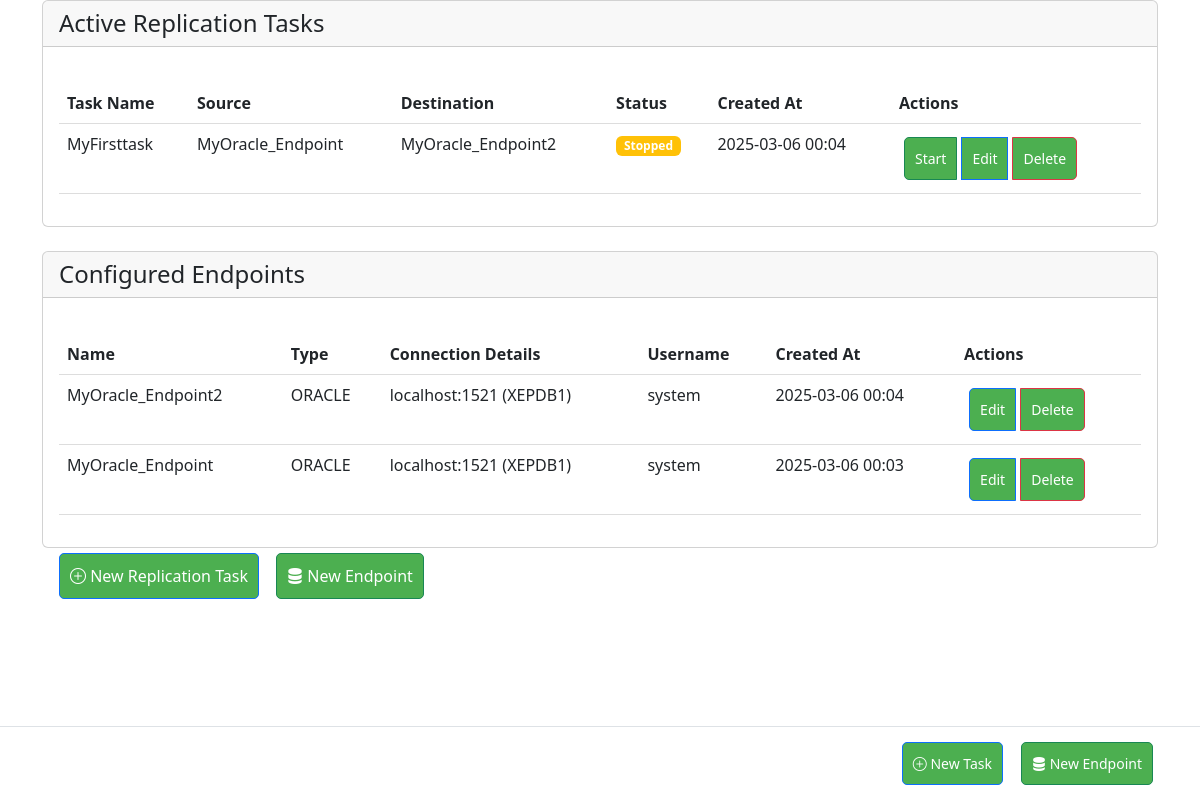
The page / on the database its author committed.
### app/models/task.py (models this page shows, shortened)
class ReplicationTask(db.Model):
    __tablename__ = 'replication_task'
    id = db.Column(db.Integer, primary_key=True)
    name = db.Column(db.String(120), unique=True, nullable=False)
    source_id = db.Column(db.Integer, db.ForeignKey('endpoint.id'), nullable=False)
    destination_id = db.Column(db.Integer, db.ForeignKey('endpoint.id'), nullable=False)
    tables = db.Column(db.JSON)
    cdc_type = db.Column(db.String(20))
    cdc_config = db.Column(db.JSON)
    status = db.Column(db.String(20), default='stopped')
    options = db.Column(db.JSON)
    last_position = db.Column(db.JSON)
    created_at = db.Column(db.DateTime, default=db.func.now())
    tables = db.Column(db.JSON)  # Store selected tables
    initial_load = db.Column(db.Boolean, default=False)
    create_tables = db.Column(db.Boolean, default=True)
    replication_mode = db.Column(db.String(20), default='full')  # full/partial
    source = db.relationship('Endpoint', foreign_keys=[source_id], backref='source_tasks')
    destination = db.relationship('Endpoint', foreign_keys=[destination_id], backref='destination_tasks')

### app/models/endpoint.py (models this page shows, shortened)
class Endpoint(db.Model):
    id = db.Column(db.Integer, primary_key=True)
    name = db.Column(db.String(100), unique=True, nullable=False)
    type = db.Column(db.String(20), nullable=False)
    username = db.Column(db.String(50))  # Add this
    password = db.Column(db.String(100))  # Add this
    host = db.Column(db.String(120))
    port = db.Column(db.Integer)
    service_name = db.Column(db.String(50))
    dataset = db.Column(db.String(100))
    credentials_json = db.Column(db.Text)
    database = db.Column(db.String(100))
    created_at = db.Column(db.DateTime, default=datetime.utcnow)

### app/web/routes.py (the view)
@bp.route('/')
def dashboard():
    page = request.args.get('page', 1, type=int)
    per_page = 10
    tasks = ReplicationTask.query.order_by(ReplicationTask.created_at.desc()).all()
    endpoints = Endpoint.query.order_by(Endpoint.created_at.desc()).all()
    return render_template('dashboard.html',
                           tasks=tasks,
                           endpoints=endpoints)

### app/web/templates/dashboard.html (shortened to what this page needs)
{% extends "base.html" %}
{% block content %}
    <div class="card mb-4">
        <div class="card-header">
            <h4 class="mb-0">Active Replication Tasks</h4>
        </div>
        <div class="card-body">
            <table class="table table-hover">
                <thead>
                    <tr>
                        <th>Task Name</th>
                        <th>Source</th>
                        <th>Destination</th>
                        <th>Status</th>
                        <th>Created At</th>
                        <th>Actions</th>
                    </tr>
                </thead>
                <tbody>
                    {% for task in tasks %}
                    <tr>
                        <td>{{ task.name }}</td>
                        <td>{{ task.source.name }}</td>
                        <td>{{ task.destination.name }}</td>
                        <td>
                            <span class="badge bg-{{ 'success' if task.status == 'running' else 'warning' }}">
                                {{ task.status|capitalize }}
                            </span>
                        </td>
                        <td>{{ task.created_at.strftime('%Y-%m-%d %H:%M') }}</td>
                        <td>
                            <div class="btn-group">
                                <a href="{{ url_for('web.control_task', task_id=task.id, action='start') }}"
                                   class="btn btn-sm btn-success">Start</a>
                                <a href="{{ url_for('web.edit_task', task_id=task.id) }}"
                                   class="btn btn-sm btn-primary">Edit</a>
                                <a href="{{ url_for('web.delete_task', task_id=task.id) }}"
                                   class="btn btn-sm btn-danger"
                                   onclick="return confirm('Delete this task?')">Delete</a>
                            </div>
                        </td>
                    </tr>
                    {% else %}
                    <tr>
                        <td colspan="6" class="text-center">No active replication tasks</td>
                    </tr>
                    {% endfor %}
                </tbody>
            </table>
        </div>
    </div>
    <div class="card">
        <div class="card-header">
            <h4 class="mb-0">Configured Endpoints</h4>
        </div>
        <div class="card-body">
            <table class="table table-hover">
                <thead>
                    <tr>
                        <th>Name</th>
                        <th>Type</th>
                        <th>Connection Details</th>
                        <th>Username</th>
                        <th>Created At</th>
                        <th>Actions</th>
                    </tr>
                </thead>
                <tbody>
                    {% for endpoint in endpoints %}
                    <tr>
                        <td>{{ endpoint.name }}</td>
                        <td>{{ endpoint.type|upper }}</td>
                        <td>
                            {% if endpoint.type == 'oracle' %}
                                {{ endpoint.host }}:{{ endpoint.port }} ({{ endpoint.service_name }})
                            {% elif endpoint.type == 'bigquery' %}
                                Dataset: {{ endpoint.dataset }}
                            {% elif endpoint.type == 'mysql' %}
                                Database: {{ endpoint.database }}
                            {% endif %}
                        </td>
                        <td>{{ endpoint.username }}</td>
                        <td>{{ endpoint.created_at.strftime('%Y-%m-%d %H:%M') }}</td>
                        <td>
                            <div class="btn-group">
                                <a href="{{ url_for('web.edit_endpoint', endpoint_id=endpoint.id) }}"
                                   class="btn btn-sm btn-primary">Edit</a>
                                <a href="{{ url_for('web.delete_endpoint', endpoint_id=endpoint.id) }}"
                                   class="btn btn-sm btn-danger"
                                   onclick="return confirm('Delete this endpoint?')">Delete</a>
                            </div>
                        </td>
                    </tr>
                    {% else %}
                    <tr>
                        <td colspan="6" class="text-center">No configured endpoints</td>
                    </tr>
                    {% endfor %}
                </tbody>
            </table>
        </div>
    </div>
<div class="container">
    <div class="d-flex justify-content-between mb-4">
        <div>
            <a href="{{ url_for('web.create_task') }}" class="btn btn-primary">
                <i class="bi bi-plus-circle"></i> New Replication Task
            </a>
            <a href="{{ url_for('web.create_endpoint') }}" class="btn btn-success ms-2">
                <i class="bi bi-server"></i> New Endpoint
            </a>
        </div>
    </div>
{% endblock %}

### app/web/templates/base.html (shortened to what this page needs)
<!DOCTYPE html>
<html>
<head>
    <link href="https://cdn.jsdelivr.net/npm/bootstrap@5.3.0/dist/css/bootstrap.min.css" rel="stylesheet">
    <link rel="stylesheet" href="https://cdn.jsdelivr.net/npm/bootstrap-icons@1.11.3/font/bootstrap-icons.min.css">
    <link rel="stylesheet" href="{{ url_for('static', filename='css/dashboard.css') }}">
</head>
<body>
    <main class="container">
        {% block content %}{% endblock %}
    </main>
    <footer class="fixed-footer">
        <div class="container">
            <div class="d-flex justify-content-end gap-2">
                <a href="{{ url_for('web.create_task') }}" class="btn btn-primary btn-sm">
                    <i class="bi bi-plus-circle"></i> New Task
                </a>
                <a href="{{ url_for('web.create_endpoint') }}" class="btn btn-success btn-sm">
                    <i class="bi bi-server"></i> New Endpoint
                </a>
            </div>
        </div>
    </footer>
</body>
</html>

### app/static/css/dashboard.css (style rules this page uses)
.btn { background: #4CAF50; color: white; padding: 10px; border-radius: 5px; text-decoration: none; margin: 5px; }
table { width: 100%; margin-top: 20px; border-collapse: collapse; }
th, td { padding: 12px; text-align: left; border-bottom: 1px solid #ddd; }

### app/web/templates/base.html (style rules this page uses)
body { padding-bottom: 70px; }
.fixed-footer { position: fixed; bottom: 0; left: 0; right: 0; background: white; border-top: 1px solid #dee2e6; padding: 10px 0; z-index: 1000; }

### rows shown on the page
ReplicationTask: name "MyFirsttask", source.name "MyOracle_Endpoint", destination.name "MyOracle_Endpoint2", status "Stopped", created_at "2025-03-06 00:04"
Endpoint: name "MyOracle_Endpoint2", type "ORACLE", host "localhost", port "1521", service_name "XEPDB1", username "system", created_at "2025-03-06 00:04"
Endpoint: name "MyOracle_Endpoint", type "ORACLE", host "localhost", port "1521", service_name "XEPDB1", username "system", created_at "2025-03-06 00:03"
